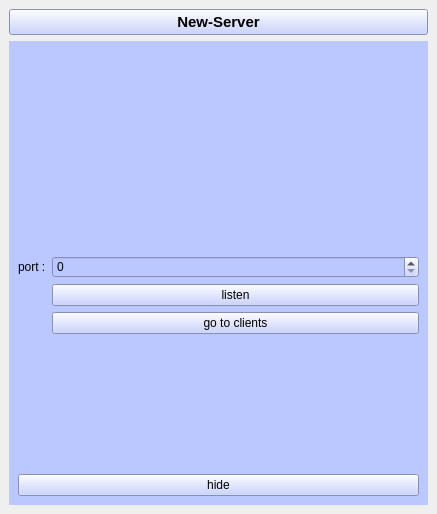
<?xml version="1.0" encoding="UTF-8"?>
<ui version="4.0">
 <class>My_Server</class>
 <widget class="QMainWindow" name="My_Server">
  <property name="geometry">
   <rect>
    <x>0</x>
    <y>0</y>
    <width>437</width>
    <height>514</height>
   </rect>
  </property>
  <property name="windowTitle">
   <string>My_Server</string>
  </property>
  <widget class="QWidget" name="centralwidget">
   <layout class="QVBoxLayout" name="verticalLayout">
    <item>
     <widget class="QPushButton" name="Create_New_Server_BTN">
      <property name="font">
       <font>
        <pointsize>11</pointsize>
        <weight>75</weight>
        <bold>true</bold>
       </font>
      </property>
      <property name="cursor">
       <cursorShape>OpenHandCursor</cursorShape>
      </property>
      <property name="styleSheet">
       <string notr="true">#Create_New_Server_BTN
{
	background-color: rgb(187, 199, 255);
}
#Create_New_Server_BTN::hover
{
	
	background-color: rgb(0, 145, 255);
	color:white;
}</string>
      </property>
      <property name="text">
       <string>New-Server</string>
      </property>
      <property name="shortcut">
       <string>Ctrl+N</string>
      </property>
     </widget>
    </item>
    <item>
     <widget class="QStackedWidget" name="Server_StackWidget">
      <property name="styleSheet">
       <string notr="true">background-color: rgb(187, 199, 255);</string>
      </property>
      <property name="currentIndex">
       <number>0</number>
      </property>
      <widget class="QWidget" name="page">
       <layout class="QVBoxLayout" name="verticalLayout_2">
        <item>
         <widget class="QLabel" name="server_state">
          <property name="font">
           <font>
            <pointsize>12</pointsize>
            <weight>75</weight>
            <bold>true</bold>
           </font>
          </property>
          <property name="text">
           <string/>
          </property>
         </widget>
        </item>
        <item>
         <spacer name="verticalSpacer_2">
          <property name="orientation">
           <enum>Qt::Vertical</enum>
          </property>
          <property name="sizeType">
           <enum>QSizePolicy::Preferred</enum>
          </property>
          <property name="sizeHint" stdset="0">
           <size>
            <width>20</width>
            <height>40</height>
           </size>
          </property>
         </spacer>
        </item>
        <item>
         <layout class="QFormLayout" name="formLayout">
          <item row="0" column="0">
           <widget class="QLabel" name="label">
            <property name="text">
             <string>port :</string>
            </property>
           </widget>
          </item>
          <item row="1" column="1">
           <widget class="QPushButton" name="listen_btn">
            <property name="cursor">
             <cursorShape>OpenHandCursor</cursorShape>
            </property>
            <property name="text">
             <string>listen</string>
            </property>
           </widget>
          </item>
          <item row="0" column="1">
           <widget class="QSpinBox" name="spinBox">
            <property name="maximum">
             <number>9999</number>
            </property>
           </widget>
          </item>
          <item row="2" column="1">
           <widget class="QPushButton" name="go_to_clients">
            <property name="cursor">
             <cursorShape>OpenHandCursor</cursorShape>
            </property>
            <property name="text">
             <string>go to clients</string>
            </property>
           </widget>
          </item>
         </layout>
        </item>
        <item>
         <spacer name="verticalSpacer">
          <property name="orientation">
           <enum>Qt::Vertical</enum>
          </property>
          <property name="sizeType">
           <enum>QSizePolicy::Preferred</enum>
          </property>
          <property name="sizeHint" stdset="0">
           <size>
            <width>20</width>
            <height>53</height>
           </size>
          </property>
         </spacer>
        </item>
        <item>
         <widget class="QPushButton" name="pushButton_2">
          <property name="text">
           <string>hide</string>
          </property>
         </widget>
        </item>
       </layout>
      </widget>
      <widget class="QWidget" name="page_2">
       <layout class="QVBoxLayout" name="verticalLayout_3">
        <item>
         <layout class="QHBoxLayout" name="horizontalLayout">
          <item>
           <widget class="QComboBox" name="Curent_Client_comboBox"/>
          </item>
          <item>
           <widget class="QCheckBox" name="send_to_all">
            <property name="sizePolicy">
             <sizepolicy hsizetype="Maximum" vsizetype="Fixed">
              <horstretch>0</horstretch>
              <verstretch>0</verstretch>
             </sizepolicy>
            </property>
            <property name="text">
             <string>send to all</string>
            </property>
           </widget>
          </item>
         </layout>
        </item>
        <item>
         <widget class="QTextBrowser" name="Text_shower"/>
        </item>
        <item>
         <layout class="QFormLayout" name="formLayout_2">
          <item row="0" column="0">
           <widget class="QPushButton" name="Send_BTN">
            <property name="sizePolicy">
             <sizepolicy hsizetype="Preferred" vsizetype="Preferred">
              <horstretch>0</horstretch>
              <verstretch>0</verstretch>
             </sizepolicy>
            </property>
            <property name="font">
             <font>
              <pointsize>14</pointsize>
              <weight>75</weight>
              <bold>true</bold>
             </font>
            </property>
            <property name="text">
             <string>send</string>
            </property>
            <property name="shortcut">
             <string>Return</string>
            </property>
           </widget>
          </item>
          <item row="0" column="1">
           <widget class="QLineEdit" name="message_LE">
            <property name="font">
             <font>
              <pointsize>16</pointsize>
             </font>
            </property>
            <property name="text">
             <string/>
            </property>
            <property name="placeholderText">
             <string>write message to send</string>
            </property>
           </widget>
          </item>
         </layout>
        </item>
       </layout>
      </widget>
     </widget>
    </item>
   </layout>
  </widget>
 </widget>
 <resources/>
 <connections/>
</ui>
